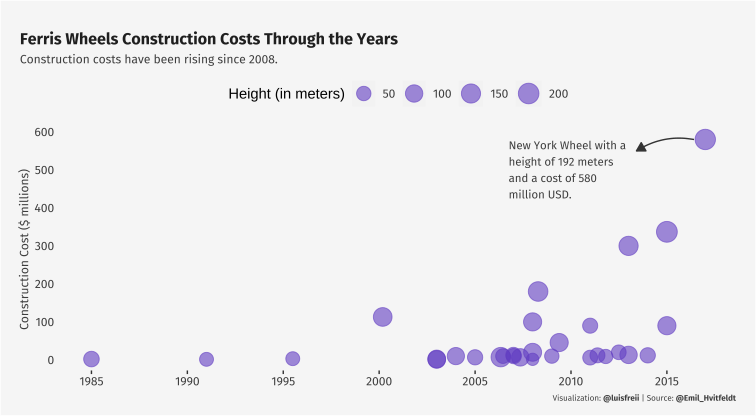

The R source for this figure:
#Load packages
library(tidyverse)
library(showtext)
library(scales)
library(glue)

#Get the data
tuesdata <- tidytuesdayR::tt_load('2022-08-09')
wheels_raw <- tuesdata$wheels

#Get the font for the plot
font_add_google('Fira Sans', family = 'fira')

#Automatically use showtext to render text for future devices
showtext_auto()
showtext_opts(dpi = 300)

#Explore
#I want to plot the evolution of construction cost through the years
wheels <- wheels_raw %>% 
  filter(!str_detect(construction_cost, 'Unknown'),
         !is.na(opened)) %>% 
  #Rename the column so I don't forget that cost are in Million USD
  rename(const_cost_millionUSD = construction_cost) %>% 
  #Excuse my regex
  mutate(const_cost_millionUSD = str_remove(const_cost_millionUSD, 'million USD'),
         const_cost_millionUSD = str_remove(const_cost_millionUSD, '\\$')) 


#Tibble of annotations
text_df <- tibble(x = lubridate::ymd("2006-10-01"),
                  y = 500,
                  z = str_wrap(glue("{wheels[14, 2]} with a height of {round(wheels[14, 3] / 3.281, digits = 0)} meters and a cost of {wheels[14, 15]} million USD."), width = 21)
                  )

#Plot
wheels %>% 
  mutate(const_cost_millionUSD = as.numeric(const_cost_millionUSD),
         #Convert height from feet to meters. I just prefer the metric system.
         height = height / 3.281) %>% 
  ggplot(aes(opened, const_cost_millionUSD, size = height)) +
  geom_point(color = '#613DC1', alpha = .6) +
  scale_size_continuous(range = c(4,7)) +
  annotate("curve", 
           x = lubridate::ymd("2016-06-01"),
           xend = lubridate::ymd("2013-06-01"),
           y = 580,
           yend = 550,
           curvature = 0.2, 
           arrow = arrow(length = unit(0.25, "cm"), type = "closed"),
           color = '#333333') +
  geom_text(text_df, mapping = aes(x = x,
                                   y = y,
                                   label = z),
            hjust = 0,
            color = '#3D3D3D',
            family = 'fira',
            size = 3) +
  scale_x_date(breaks = pretty_breaks(n = 6)) +
  scale_y_continuous(breaks = pretty_breaks()) +
  labs(x = NULL,
       y = 'Construction Cost ($ millions)',
       size = 'Height (in meters)',
       title = 'Ferris Wheels Construction Costs Through the Years',
       subtitle = 'Construction costs have been rising since 2008.',
       caption = 'Visualization: **@luisfreii** | Source: **@Emil_Hvitfeldt**') +
  coord_cartesian(clip = 'off') +
  theme(legend.position = 'top',
        axis.text = element_text(family = 'fira',
                                 size = 9,
                                 color = '#3D3D3D'),
        axis.title = element_text(family = 'fira',
                                  size = 9,
                                  color = '#3D3D3D'),
        plot.title = element_text(family = 'fira',
                                  size = 12,
                                  face = 'bold',
                                  color = '#1F1F1F'),
        plot.subtitle = element_text(family = 'fira',
                                     size = 9,
                                     color = '#3D3D3D'),
        plot.caption = ggtext::element_markdown(family = 'fira',
                                                size = 6,
                                                color = '#3D3D3D'),
        legend.text = element_text(family = 'fira',
                                   size = 9,
                                   color = '#3D3D3D'),
        panel.background = element_rect('#F5F5F5'),
        plot.background = element_rect('#F5F5F5'),
        legend.background = element_rect('#F5F5F5'),
        panel.grid = element_blank(),
        axis.ticks.y = element_blank(),
        plot.title.position = 'plot',
        plot.caption.position = 'plot',
        plot.margin = margin(25, 15, 10, 15))

#Code to save the plots
# ggsave('W32_Ferris_wheels.png',
#        width = 20,
#        heigh = 11,
#        units = 'cm',
#        dpi = 300)
# 
# ggsave('W32_Ferris_wheels.svg',
#        width = 20,
#        heigh = 11,
#        units = 'cm')
